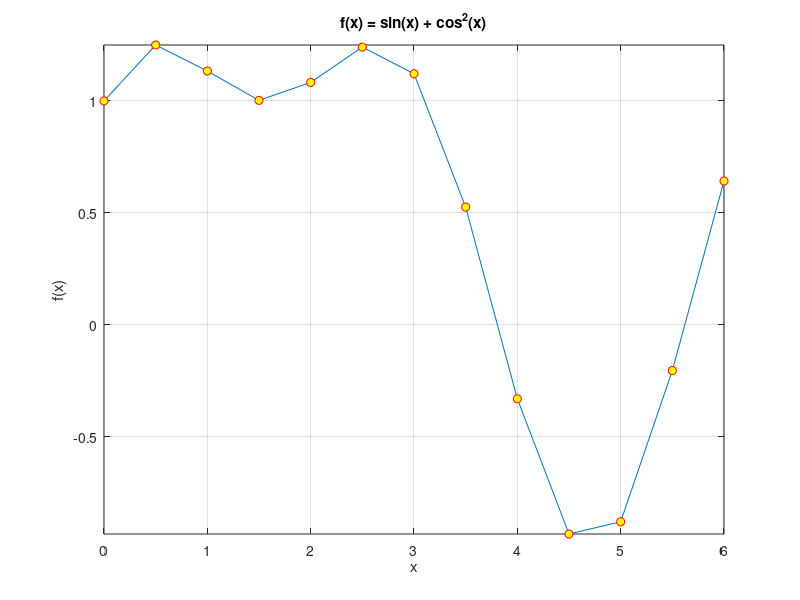
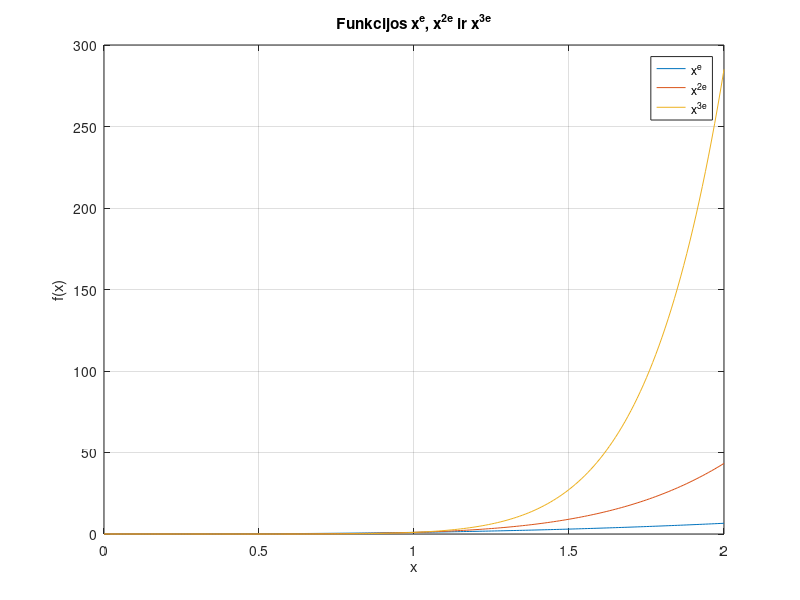
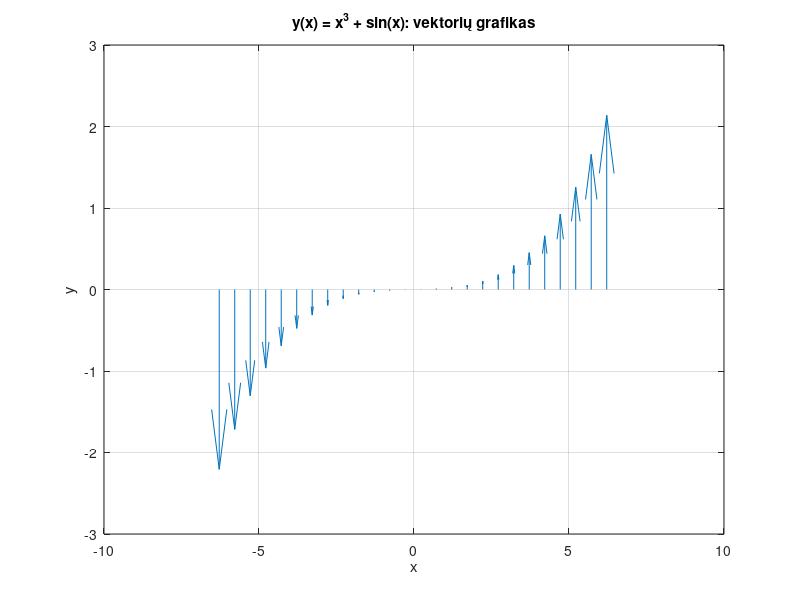
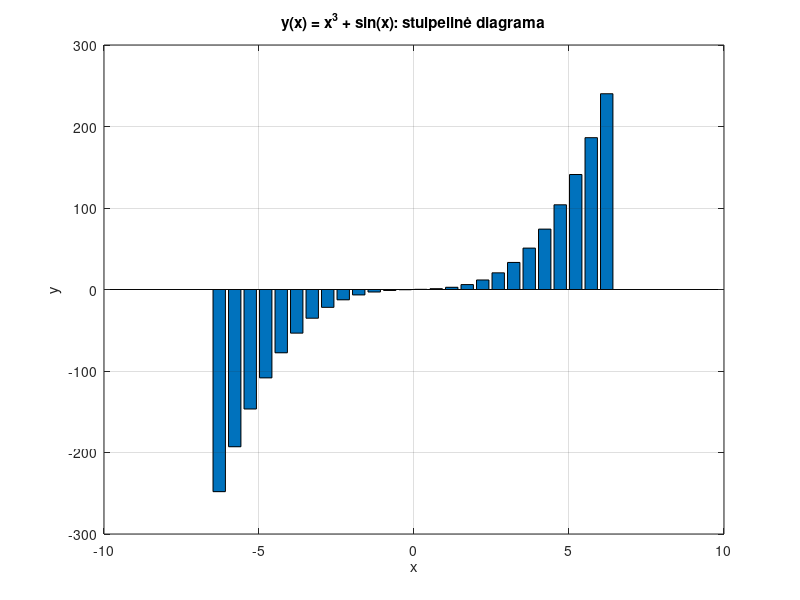

These figures' MATLAB source, in order: (Note: this script raises an error after producing the figures.)
x1 = 0:0.5:2*pi;
y1 = sin(x1) + cos(x1).^2;

figure(1)
plot(x1, y1, 'o-', ...
    'MarkerEdgeColor', 'r', ...
    'MarkerFaceColor', 'y')
xlabel('x')
ylabel('f(x)')
title('f(x) = sin(x) + cos^2(x)')
grid on

xlim([min(x1) max(x1)])
ylim([min(y1) max(y1)])

x2 = 0:0.01:2;
y2a = x2.^exp(1);
y2b = x2.^(2*exp(1));
y2c = x2.^(3*exp(1));

figure(2)
plot(x2, y2a, x2, y2b, x2, y2c)
xlabel('x')
ylabel('f(x)')
title('Funkcijos x^e, x^{2e} ir x^{3e}')
legend('x^e', 'x^{2e}', 'x^{3e}', 'Location', 'best')
grid on

x3 = -2*pi:0.5:2*pi;
y3 = x3.^3 + sin(x3);

figure(3)
quiver(x3, zeros(size(x3)), zeros(size(x3)), y3)
xlabel('x')
ylabel('y')
title('y(x) = x^3 + sin(x): vektorių grafikas')
grid on

figure(4)
bar(x3, y3)
xlabel('x')
ylabel('y')
title('y(x) = x^3 + sin(x): stulpelinė diagrama')
grid on
%%papildoma
A = 5.5; f = 8; sigma = 0.8;
U1 = 3.5; U2 = 1.5;
t = 0:0.002:1.2;

x = A*sin(2*pi*f*t) + sigma*randn(size(t));
y = x;
y(abs(y) < U2) = 0;

figure(5)
%%
subplot(1,2,1)
plot(t,x,'b-',t,y,'y:')
hold on
yline(U1,'--')
yline(U2,':')
title('Pradinis ir filtruotas signalai')
xlabel('Laikas (s)','FontSize',14,'FontWeight','bold')
ylabel('Įtampa (V)','FontSize',14,'FontWeight','bold')
legend('Pradinis','Filtruotas','U_1','U_2')
grid on
xlim([0 1.2])

%%
subplot(1,2,2)
i = x > U1;
stem(t(i),x(i))
hold on
plot(t(islocalmin(x) & i),x(islocalmin(x) & i),'gv')
plot(t(islocalmax(x) & i),x(islocalmax(x) & i),'r^','MarkerSize',12)
title('Reikšmės virš U_1')
xlabel('Laikas (s)','FontSize',14,'FontWeight','bold')
ylabel('Įtampa (V)','FontSize',14,'FontWeight','bold')
legend('Virš U_1','Min','Max')
grid on
xlim([0 1.2])
